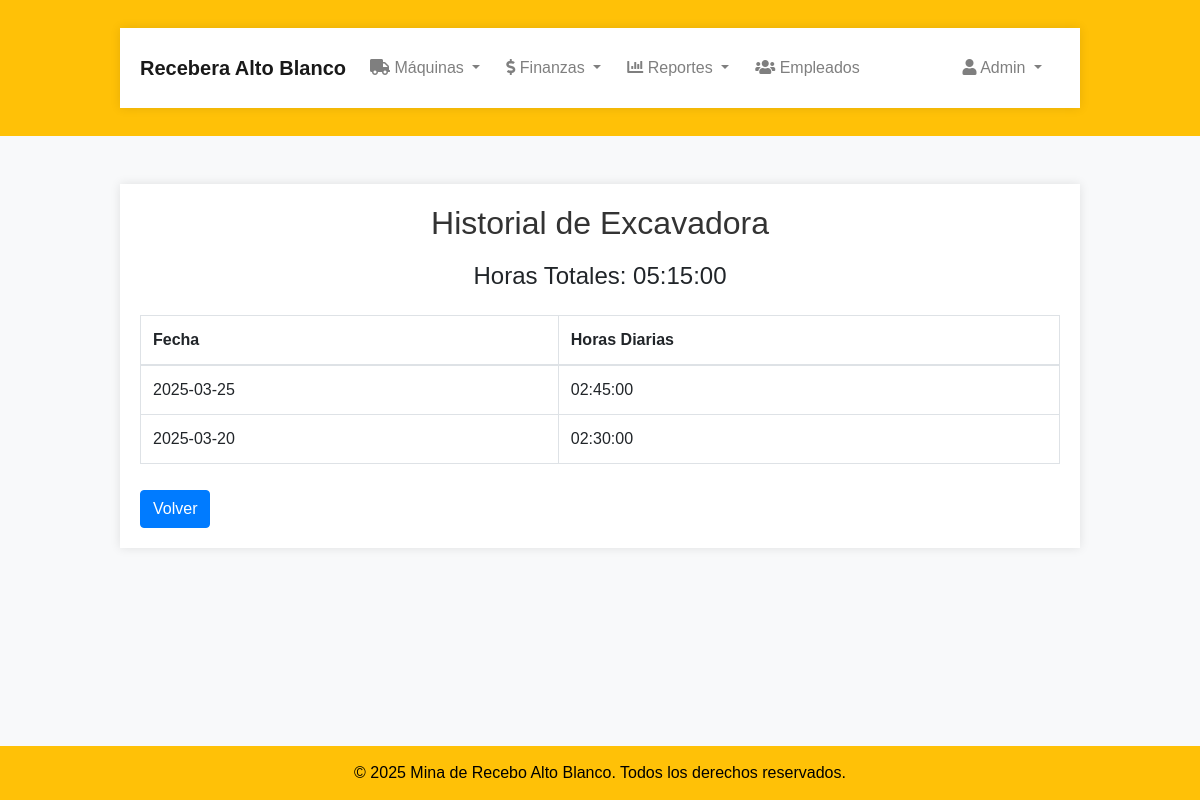
/historial_maquina.php?id=1 (signed in), run on the app's committed database.
### tables this page shows
CREATE TABLE `maquinas` (
  `id` int(11) NOT NULL,
  `nombre` varchar(100) NOT NULL,
  `descripcion` text NOT NULL,
  `horas_trabajadas` time DEFAULT '00:00:00'
);

CREATE TABLE `registro_horas_diarias` (
  `id` int(11) NOT NULL,
  `id_maquina` int(11) NOT NULL,
  `fecha` date NOT NULL DEFAULT curdate(),
  `horas_diarias` time NOT NULL DEFAULT '00:00:00',
  `inicio_tiempo` datetime DEFAULT NULL,
  `estado` enum('activo','pausado') DEFAULT 'pausado'
);

### historial_maquina.php (the view, shortened to what this page needs)
<?php
$config = include 'config.php';
try {
    $conexion = new PDO(
        'mysql:host=' . $config['db']['host'] . ';dbname=' . $config['db']['dbname'],
        $config['db']['user'],
        $config['db']['pass'],
        $config['db']['options']
    );
} catch (PDOException $error) {
    echo "Error: " . $error->getMessage();
    exit();
}
$id_maquina = isset($_GET['id']) ? $_GET['id'] : null;
$sql_maquina = "SELECT nombre FROM maquinas WHERE id = :id";
$stmt_maquina = $conexion->prepare($sql_maquina);
$stmt_maquina->execute(['id' => $id_maquina]);
$maquina = $stmt_maquina->fetch(PDO::FETCH_ASSOC);
$filtro = isset($_GET['filtro']) ? $_GET['filtro'] : 'todo';
$parametros = ['id' => $id_maquina];
if ($filtro === 'dia') {
    $sql_historial = "SELECT fecha, horas_diarias FROM registro_horas_diarias WHERE id_maquina = :id AND fecha = CURDATE() ORDER BY fecha DESC";
} elseif ($filtro === 'mes') {
    $sql_historial = "SELECT fecha, horas_diarias FROM registro_horas_diarias WHERE id_maquina = :id AND MONTH(fecha) = MONTH(CURDATE()) AND YEAR(fecha) = YEAR(CURDATE()) ORDER BY fecha DESC";
} elseif ($filtro === 'anio') {
    $sql_historial = "SELECT fecha, horas_diarias FROM registro_horas_diarias WHERE id_maquina = :id AND YEAR(fecha) = YEAR(CURDATE()) ORDER BY fecha DESC";
} else {
    $sql_historial = "SELECT fecha, horas_diarias FROM registro_horas_diarias WHERE id_maquina = :id ORDER BY fecha DESC";
}
$stmt_historial = $conexion->prepare($sql_historial);
$stmt_historial->execute($parametros);
$historial = $stmt_historial->fetchAll(PDO::FETCH_ASSOC);
$sql_total = "SELECT SEC_TO_TIME(SUM(TIME_TO_SEC(horas_diarias))) AS horas_totales FROM registro_horas_diarias WHERE id_maquina = :id";
$stmt_total = $conexion->prepare($sql_total);
$stmt_total->execute(['id' => $id_maquina]);
$horas_totales = $stmt_total->fetch(PDO::FETCH_ASSOC)['horas_totales'] ?? '00:00:00';
?>
<!DOCTYPE html>
<html lang="es">
<head>
    <link href="https://cdn.jsdelivr.net/npm/bootstrap@5.3.0/dist/css/bootstrap.min.css" rel="stylesheet">
</head>
<body>
    <?php include 'templates/header.php'; ?>
    <div class="container mt-5">
        <h2 class="text-center">Historial de <?php echo htmlspecialchars($maquina['nombre']); ?></h2>
        <h4 class="text-center">Horas Totales: <?php echo $horas_totales; ?></h4>
        <table class="table table-bordered mt-4">
            <thead>
                <tr>
                    <th>Fecha</th>
                    <th>Horas Diarias</th>
                </tr>
            </thead>
            <tbody>
                <?php foreach ($historial as $registro): ?>
                <tr>
                    <td><?php echo htmlspecialchars($registro['fecha']); ?></td>
                    <td><?php echo htmlspecialchars($registro['horas_diarias']); ?></td>
                </tr>
                <?php endforeach; ?>
            </tbody>
        </table>
        <a href="control_maquinas.php" class="btn btn-primary">Volver</a>
    </div>
    <?php include 'templates/footer.php'; ?>
</body>
</html>

### css/style.css (style rules this page uses)
body { font-family: Arial, sans-serif; background-color: #f8f9fa; margin: 0; padding: 0; }
.container { margin: 20px auto; max-width: 960px; padding: 20px; background: #fff; box-shadow: 0 0 10px rgba(0,0,0,0.1); }
h2 { margin-bottom: 20px; color: #333; }
.btn { margin-top: 10px; }
.table { margin-top: 20px; }

### templates/footer.php (style rules this page uses)
html, body { height: 100%; margin: 0; display: flex; flex-direction: column; }

### data on the page
maquinas: nombre "Excavadora"
registro_horas_diarias: fecha "2025-03-25", horas_diarias "02:45:00"
registro_horas_diarias: fecha "2025-03-20", horas_diarias "02:30:00"

### other printed values
$_SESSION['nombre'] "Admin"
$horas_totales "05:15:00"
